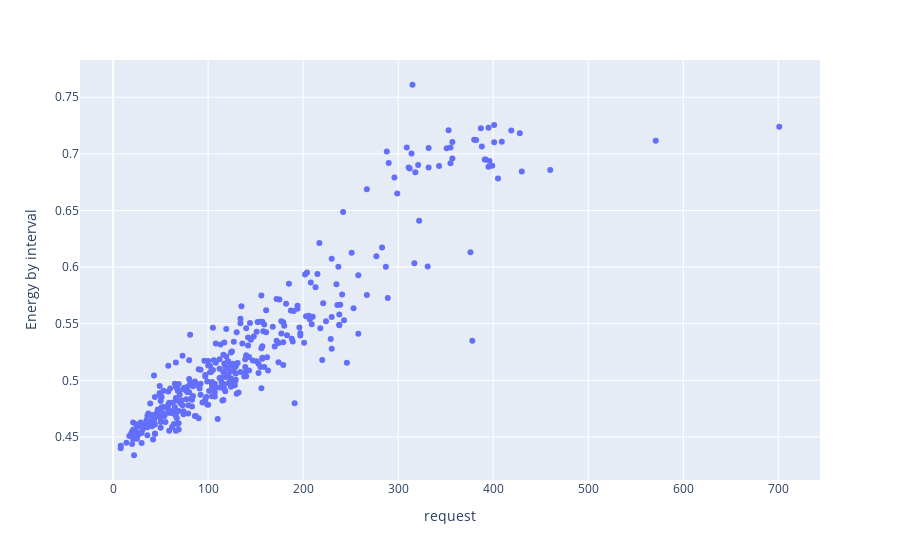

Notebook cell for this chart:
### Code cell
alllogdf.plot(x="request", y="Energy by interval", kind="scatter")

### Figure 1 — Plotly figure (JSON) as saved in the notebook; plotly's stock layout.template omitted (floating-point values rounded to 4 significant figures; data arrays with more than 128 entries replaced by an {"elided": "..."} marker saying what was removed)
{"data": [{"hovertemplate": "request=%{x}<br>Energy by interval=%{y}<extra></extra>", "legendgroup": "", "marker": {"color": "#636efa", "symbol": "circle"}, "mode": "markers", "name": "", "orientation": "v", "showlegend": false, "type": "scatter", "x": {"elided": "375 int values"}, "xaxis": "x", "y": {"elided": "375 float values"}, "yaxis": "y"}], "layout": {"legend": {"tracegroupgap": 0}, "margin": {"t": 60}, "xaxis": {"anchor": "y", "domain": [0, 1], "title": {"text": "request"}}, "yaxis": {"anchor": "x", "domain": [0, 1], "title": {"text": "Energy by interval"}}}}
